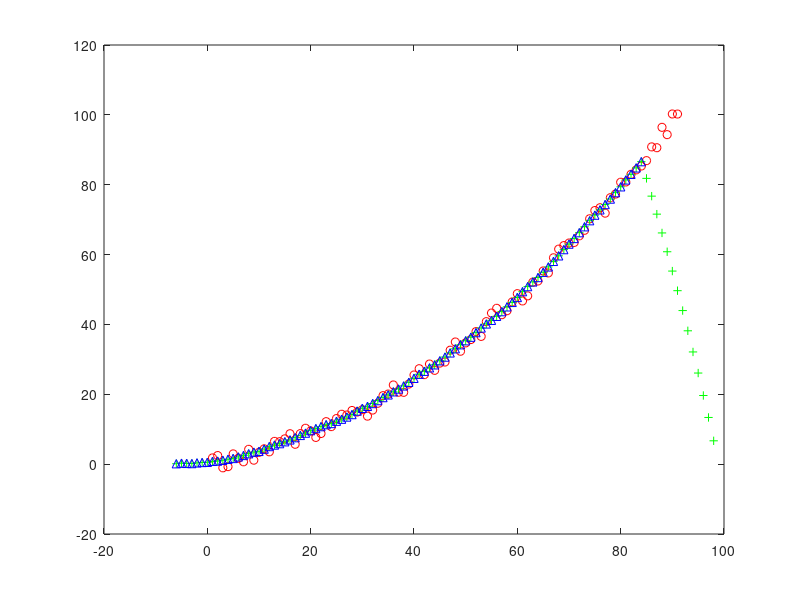

Write MATLAB code to recreate this figure. (Note: this script raises an error after producing the figure.)
delete(gcf)

a=1;
b = ones(1,15)/15;
x = (1:0.1:10).^2;
x = x+5*(rand(size(x))-0.5);
ab = 1:length(x);
plot(ab,x,'ro');
hold on
y0 = filter(b,a,x);

y = conv(x,b);
plot(-6:length(y)-7,y,'g+')
plot(ab-7,y0,'b^')
set(gca,'fonts',14);
legend('\bforiginal', 'conv', 'filter',2) 
title('\bfmoyenne glissante')
